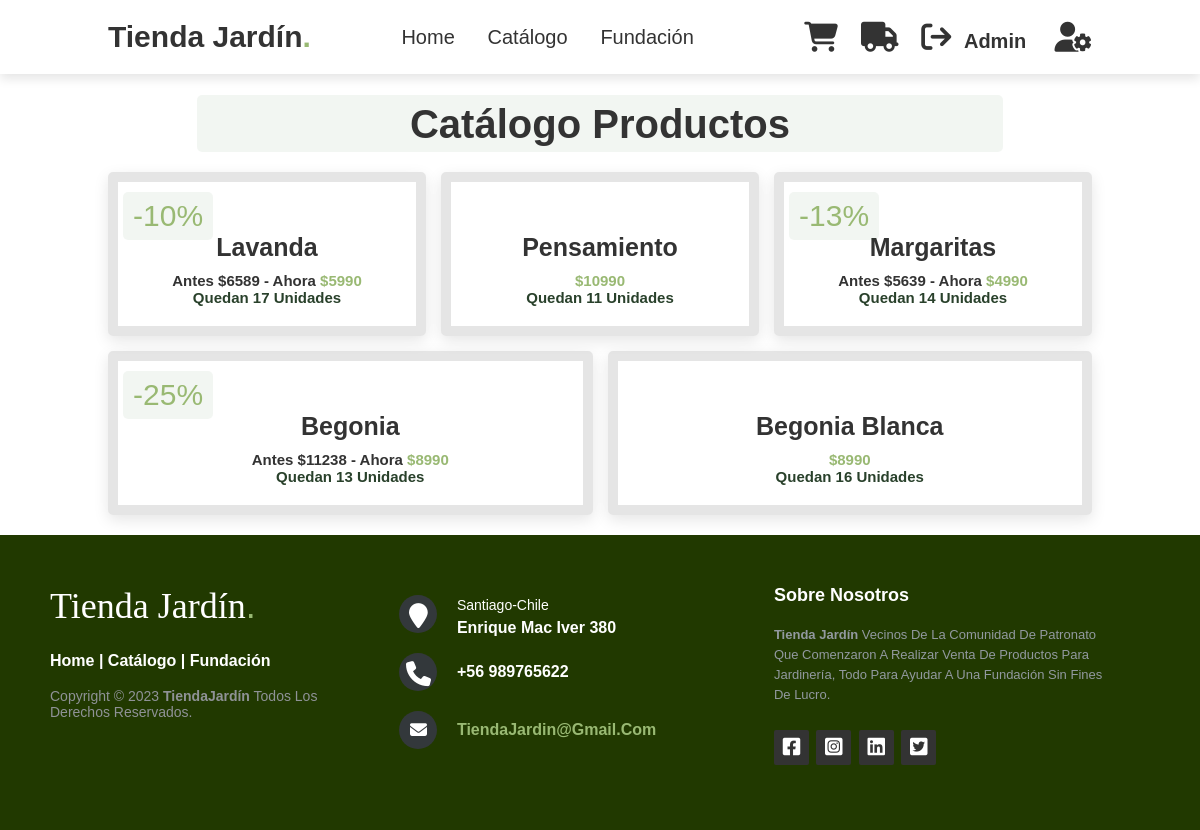
The app's page /catalogo (signed in) with its own data.
### core/models.py (models this page shows, shortened)
class Producto(models.Model):
    codigo = models.CharField(max_length=4, primary_key=True)
    detalle = models.CharField(max_length=200)
    precio = models.IntegerField()
    stock = models.IntegerField()
    oferta = models.BooleanField()
    porcentaje = models.IntegerField()
    imagen = models.CharField(max_length=200)
    def tachado(self):
        if self.oferta:
            return "Antes $"+str(round((self.precio * self.porcentaje)/100)+ self.precio)+" - Ahora"
        return ""

### core/views.py (the view)
# urls.py: path('catalogo', catalogo, name="catalogo"),
def catalogo(request):
    plantas = Producto.objects.all()
    return render(request, 'core/catalogo.html', {'plantas': plantas, "carro":request.session.get("carro", [])})

### core/templates/core/catalogo.html (shortened to what this page needs)
{% extends 'core/base.html' %}
{% load static %}
{% block content %}
<section class="productos" id="productos">
    <section class="nombretitulo" id="nombretitulo">
        <h1 class="titulo"> Catálogo Productos</h1>
    </section>
    <div class="box_contenedor">
        {% for box in plantas %}
        <div class="box">
            {% if box.oferta %}
            <span class="descuento">-{{box.porcentaje}}%</span>
            {% endif %}
            <div class="imagen">
            </div>
            <div class="contenido">
                <h3>{{ box.detalle }}</h3>
                <h5>{{ box.tachado }} <span>  ${{ box.precio }} </span></h5>
                <div class="unidades"><span> quedan </span> {{box.stock}} unidades</div>
            </div>
        </div>
        {% endfor %}
    </div>
</section>
{% endblock %}

### core/templates/core/base.html (shortened to what this page needs)
{% load static %}
<!DOCTYPE html>
<html lang="es">
<head>
    <link rel="stylesheet" href="https://cdnjs.cloudflare.com/ajax/libs/font-awesome/6.4.0/css/all.min.css">
    <link rel="stylesheet" href="{% static 'estilo.css' %}">
</head>
<body>
    <header>
        <a href="{% url 'home' %}" class = "logo">Tienda Jardín<span>.</span></a>
        <nav class = "navbar">
            <a href="{% url 'home' %}">Home</a>
            <a href="{% url 'catalogo' %}">Catálogo</a>
            <a href="{% url 'fundacion' %}">Fundación</a>
        </nav>
        <div class="iconos">
            <abbr title="Carrito"><a href="{% url 'carrito' %}" class="fas fa-shopping-cart"></a></abbr>
            <abbr title="Envíos"><a href="{% url 'envios' %}" class="fa-solid fa-truck"></a></abbr>
            {% if user.is_authenticated %}
                <abbr title="Cerrar Sesión"><a href="{% url 'logout' %}" class="fa-solid fa-arrow-right-from-bracket"></a></abbr>
                <span style="font-size: 20px; font-weight: bolder;
                 font-family: Verdana, Geneva, Tahoma, sans-serif; color: #333; margin-left: 10px;"> {{ user.username }} </span>
            {% else %}
                <abbr title="Iniciar Sesión"><a href="{% url 'login' %}" class="fas fa-user"></a></abbr>
            {% endif %}
            <abbr title="Admin Django"><a href="http://127.0.0.1:8000/admin/login/?next=/admin/" class="fa-solid fa-user-gear"></a></abbr>
        </div>
    </header>
    {% block content %}
    {% endblock %}
    <footer class="footer-distributed">
        <div class="footer-left">
            <h3>Tienda Jardín<span>.</span></h3>
            <p class="footer-links">
                <a href="{% url 'home' %}">Home</a>
                |
                <a href="{% url 'catalogo' %}">Catálogo</a>
                |
                <a href="{% url 'fundacion' %}">Fundación</a>
            </p>
            <p class="footer-company-name">Copyright © 2023 <strong>TiendaJardín</strong> Todos Los Derechos Reservados.</p>
        </div>
        <div class="footer-center">
            <div>
                <i class="fa fa-map-marker"></i>
                <p><span>Santiago-Chile</span>
                    Enrique Mac Iver 380</p>
            </div>
            <div>
                <i class="fa fa-phone"></i>
                <p>+56 989765622</p>
            </div>
            <div>
                <i class="fa fa-envelope"></i>
                <p><a href="#">TiendaJardin@gmail.com</a></p>
            </div>
        </div>
        <div class="footer-right">
            <p class="footer-company-about">
                <span>Sobre Nosotros</span>
                <strong>Tienda Jardín</strong> Vecinos de la comunidad de Patronato
                 que comenzaron a realizar venta de productos para jardinería,
                 todo para ayudar a una fundación sin fines de lucro.
            </p>
            <div class="footer-icons">
                <a href="#"><i class="fa-brands fa-square-facebook"></i></a>
                <a href="#"><i class="fa-brands fa-square-instagram"></i></a>
                <a href="#"><i class="fa-brands fa-linkedin"></i></a>
                <a href="#"><i class="fa-brands fa-square-twitter"></i></a>
            </div>
        </div>
    </footer>
</body>
</html>

### core/static/estilo.css (style rules this page uses)
:root { --verde : #99B973; }
* { margin: 0; padding: 0; box-sizing: border-box; font-family: Verdana, Geneva, Tahoma, sans-serif; outline: none; border: none; text-decoration: none; text-transform: capitalize; }
html { font-size: 62.5%; scroll-behavior: smooth; scroll-padding-top: 6rem; overflow-x: hidden; }
section { padding: 2rem 9%; }
header { position: fixed; top: 0; left: 0; right: 0; background: #fff; padding: 2rem 9%; display: flex; align-items: center; justify-content: space-between; z-index: 1000; box-shadow: 0 .5rem 1rem rgba(0, 0, 0, .1); }
header .logo { font-size: 3rem; color: #333; font-weight: bolder; }
header .logo span { color: var(--verde); }
header .navbar a { font-size: 2rem; padding: 0 1.5rem; color: #333; }
header .iconos a { font-size: 3rem; margin-left: 2rem; color: #333; }
.nombretitulo { padding-top: 7.5rem; padding-bottom: 2rem; }
.productos .titulo { font-size: 4rem; color: #333; }
.productos h1 { text-align: center; top: 1rem; left: 0.5rem; padding: .7rem 1rem; color: var(--verde); background: rgba(15, 78, 2, 0.05); border-radius: .5rem; padding-bottom: .5rem; }
.productos .box_contenedor { display: flex; flex-wrap: wrap; gap: 1.5rem; }
.productos .box_contenedor .box { flex: 1 1 30rem; box-shadow: 0 .5rem 1.5rem rgba(0, 0, 0, .1); border-radius: .5rem; border: 1rem solid rgba(0, 0, 0, .1); position: relative; }
.productos .box_contenedor .box .descuento { position: absolute; top: 1rem; left: 0.5rem; padding: .7rem 1rem; font-size: 3rem; color: var(--verde); background: rgba(15, 78, 2, 0.05); z-index: 1; border-radius: .5rem; }
.productos .box_contenedor .box .imagen { position: relative; text-align: center; padding-top: 2rem; overflow: hidden; }
.productos .box_contenedor .box .contenido { padding: 2rem; text-align: center; }
.productos .box_contenedor .box .contenido h3 { font-size: 2.5rem; color: #333; }
.productos .box_contenedor .box .contenido h5 { font-size: 1.5rem; color: #333; padding-top: 1rem; }
.productos .box_contenedor .box .contenido h5 span { font-size: 1.5rem; color:var(--verde); font-weight: bold; }
.productos .box_contenedor .box .contenido .unidades { font-size: 1.5rem; color:#29412b; font-weight: bold; }
footer { position: fixed; bottom: 0; }
.footer-distributed { background-color: #213900; box-sizing: border-box; width: 100%; text-align: left; font: bold 16px sans-serif; padding: 50px 50px 60px 50px; }
.footer-distributed .footer-left, .footer-distributed .footer-center, .footer-distributed .footer-right { display: inline-block; vertical-align: top; }
.footer-distributed .footer-left { width: 30%; }
.footer-distributed h3 { color: #ffffff; font: normal 36px 'Cookie', cursive; margin: 0; }
.footer-distributed h3 span { color: var(--verde); }
.footer-distributed .footer-links { color: #ffffff; margin: 20px 0 12px; }
.footer-distributed .footer-links a { display: inline-block; line-height: 1.8; text-decoration: none; color: inherit; }
.footer-distributed .footer-company-name { color: #8f9296; font-size: 14px; font-weight: normal; margin: 0; }
.footer-distributed .footer-center { width: 35%; }
.footer-distributed .footer-center i { background-color: #33383b; color: #ffffff; font-size: 25px; width: 38px; height: 38px; border-radius: 50%; text-align: center; line-height: 42px; margin: 10px 15px; vertical-align: middle; }
.footer-distributed .footer-center i.fa-envelope { font-size: 17px; line-height: 38px; }
.footer-distributed .footer-center p { display: inline-block; color: #ffffff; vertical-align: middle; margin: 0; }
.footer-distributed .footer-center p span { display: block; font-weight: normal; font-size: 14px; line-height: 2; }
.footer-distributed .footer-center p a { color: var(--verde); text-decoration: none; ; }
.footer-distributed .footer-right { width: 30%; }
.footer-distributed .footer-company-about { line-height: 20px; color: #92999f; font-size: 13px; font-weight: normal; margin: 0; }
.footer-distributed .footer-company-about span { display: block; color: #ffffff; font-size: 18px; font-weight: bold; margin-bottom: 20px; }
.footer-distributed .footer-icons { margin-top: 25px; }
.footer-distributed .footer-icons a { display: inline-block; width: 35px; height: 35px; cursor: pointer; background-color: #333; border-radius: 2px; font-size: 20px; color: #ffffff; text-align: center; line-height: 35px; margin-right: 3px; margin-bottom: 5px; }

### records on screen
Producto: porcentaje "10", detalle "Lavanda", tachado "Antes $6589 - Ahora", precio "5990", stock "17"
Producto: detalle "Pensamiento", precio "10990", stock "11"
Producto: porcentaje "13", detalle "Margaritas", tachado "Antes $5639 - Ahora", precio "4990", stock "14"
Producto: porcentaje "25", detalle "Begonia", tachado "Antes $11238 - Ahora", precio "8990", stock "13"
Producto: detalle "Begonia Blanca", precio "8990", stock "16"

### other values on screen
{{ user.username }} "Admin"
